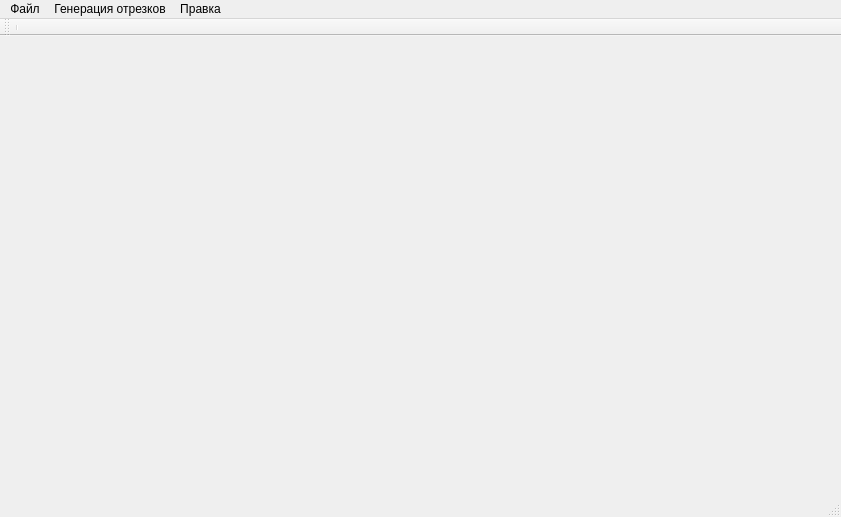
<?xml version="1.0" encoding="UTF-8"?>
<ui version="4.0">
 <class>MainWindow</class>
 <widget class="QMainWindow" name="MainWindow">
  <property name="geometry">
   <rect>
    <x>0</x>
    <y>0</y>
    <width>841</width>
    <height>517</height>
   </rect>
  </property>
  <property name="windowTitle">
   <string>Пересечение отрезков</string>
  </property>
  <widget class="QWidget" name="centralWidget">
   <widget class="Area" name="area" native="true">
    <property name="geometry">
     <rect>
      <x>100</x>
      <y>100</y>
      <width>120</width>
      <height>80</height>
     </rect>
    </property>
   </widget>
  </widget>
  <widget class="QMenuBar" name="menuBar">
   <property name="geometry">
    <rect>
     <x>0</x>
     <y>0</y>
     <width>841</width>
     <height>25</height>
    </rect>
   </property>
   <widget class="QMenu" name="menuFile">
    <property name="title">
     <string>Файл</string>
    </property>
    <addaction name="actionOpen"/>
    <addaction name="actionSave"/>
    <addaction name="actionSaveResult"/>
   </widget>
   <widget class="QMenu" name="menuGeneration">
    <property name="title">
     <string>Генерация отрезков</string>
    </property>
    <addaction name="actionRandom"/>
    <addaction name="actionDraw"/>
    <addaction name="actionStopDraw"/>
   </widget>
   <widget class="QMenu" name="menuEdit">
    <property name="title">
     <string>Правка</string>
    </property>
    <addaction name="actionUndo"/>
    <addaction name="actionRedo"/>
   </widget>
   <addaction name="menuFile"/>
   <addaction name="menuGeneration"/>
   <addaction name="menuEdit"/>
  </widget>
  <widget class="QStatusBar" name="statusBar"/>
  <widget class="ToolBar" name="toolBar">
   <property name="windowTitle">
    <string>toolBar</string>
   </property>
   <attribute name="toolBarArea">
    <enum>TopToolBarArea</enum>
   </attribute>
   <attribute name="toolBarBreak">
    <bool>false</bool>
   </attribute>
   <addaction name="separator"/>
  </widget>
  <action name="actionOpen">
   <property name="text">
    <string>Открыть</string>
   </property>
  </action>
  <action name="actionSave">
   <property name="text">
    <string>Сохранить отрезки</string>
   </property>
  </action>
  <action name="actionRandom">
   <property name="text">
    <string>Случайная генерация</string>
   </property>
  </action>
  <action name="actionDraw">
   <property name="text">
    <string>Нарисовать отрезки</string>
   </property>
  </action>
  <action name="actionStopDraw">
   <property name="text">
    <string>Закончить рисование</string>
   </property>
  </action>
  <action name="actionUndo">
   <property name="text">
    <string>Отменить</string>
   </property>
  </action>
  <action name="actionRedo">
   <property name="text">
    <string>Повторить</string>
   </property>
  </action>
  <action name="actionSaveResult">
   <property name="text">
    <string>Сохранить результат</string>
   </property>
  </action>
  <action name="actionCompareResults">
   <property name="text">
    <string>Сравнить результаты</string>
   </property>
  </action>
 </widget>
 <layoutdefault spacing="6" margin="11"/>
 <customwidgets>
  <customwidget>
   <class>Area</class>
   <extends>QWidget</extends>
   <header>area.h</header>
   <container>1</container>
  </customwidget>
  <customwidget>
   <class>ToolBar</class>
   <extends>QToolBar</extends>
   <header location="global">toolbar.h</header>
  </customwidget>
 </customwidgets>
 <resources/>
 <connections/>
</ui>
